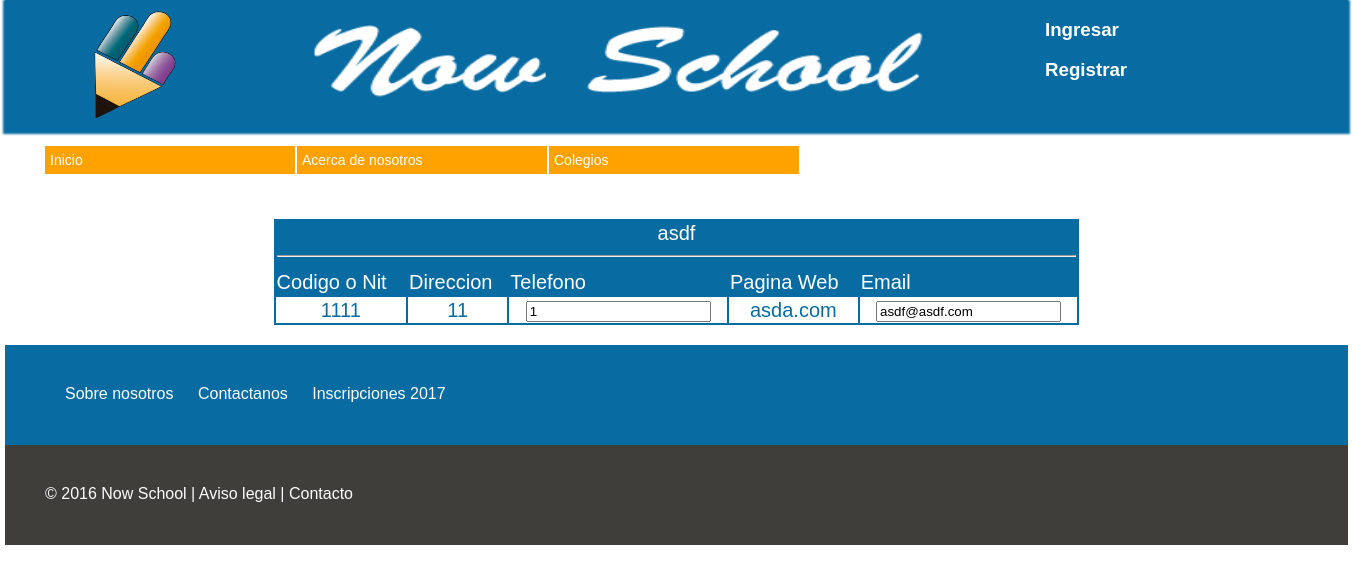
The app's page /ver_colegioadmin.php with its own data.
### tables this page shows
CREATE TABLE `colegios` (
  `id_colegio` int(11) NOT NULL AUTO_INCREMENT,
  `codigonit` int(15) DEFAULT NULL,
  `nombre` varchar(30) DEFAULT NULL,
  `direccion` varchar(50) DEFAULT NULL,
  `telefono` int(15) DEFAULT NULL,
  `pagina_web` varchar(30) DEFAULT NULL,
  `email` varchar(30) DEFAULT NULL,
  `id_localidad` int(11) NOT NULL,
  PRIMARY KEY (`id_colegio`)
);

### database/utilidades_sql.php (called while the page is built, shortened)
<?php
$MySqli = new MySqli (DB_HOST,DB_USER,DB_PASSWORD,DB_DATABASE);
mysqli_set_charset($MySqli, 'utf8');
function get_colegios ($colegios)
{
	global $MySqli;
	$sql = "SELECT * FROM colegios ORDER BY id_colegio DESC limit 1";
	return $MySqli -> query($sql);
}
 ?>

### ver_colegioadmin.php (the view)
<?php
include_once ('php/header.inc');
?>
<?php
include_once('database/utilidades_sql.php');
$result = get_colegios ($_SESSION['email']);
?>
<div id="contenedor_vista_colegio">
    <div class="vista_colegio"><br>
    <form method="POST" action="php/updatecolegio.php">
	    <table class="formatabla">
	    <tr>
		    <td colspan="5" align="center">
		  <?php
	    		$datos_colegios = $result -> fetch_assoc();
	    		echo $datos_colegios['nombre'];
	    		?>  <hr>
	    	</td>
	    </tr>
	    <tr>
	    	<td>Codigo o Nit</td>
	    	<td>Direccion</td>
	    	<td>Telefono</td>
	    	<td>Pagina Web</td>
	    	<td>Email</td>
	    </tr>
    <?php
        echo "<tr class='formatablatr0'>
           <td>".$datos_colegios['codigonit']. "</td>
           <td>".$datos_colegios['direccion'] ."</td>
	        <td><input name='telefono' value='".$datos_colegios['telefono']."'></td>
	        <td>".$datos_colegios['pagina_web']."</td>
			<td><input name='email' value='".$datos_colegios['email']."'></td>
		    </tr>";
?>
</table>
</form>
</div>
</div>
<?php
include_once ('php/footer.inc');
?>

### css/estilo.css (style rules this page uses)
body { margin: auto; width: 1343px; font-family: helvetica; }
.formatabla { width: 60%; background-color:#086CA2; color:white; margin: auto; }
.formatablatr0 { color: #086CA2; background-color: white; text-align: center; }
.vista_colegio { width: 100%; color:black; margin: auto; }
#contenedor_vista_colegio { width: 100%; color: black; font-size: 20px; margin: auto; }

### records on screen
colegios: nombre "asdf", codigonit "1111", direccion "11", telefono "1", pagina_web "asda.com", email "asdf@asdf.com"
